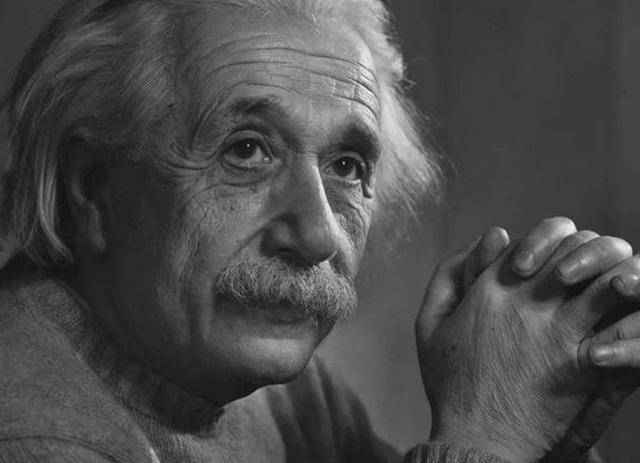
#> input picture work_1/think.jpg, 640 x 463 px, found by its file name
$ python point.py
#> lines starting #> are read from the running program, lines starting #| are printed output that depends on the picture
import cv2
import matplotlib.pyplot as plt
import numpy as np
from math import log10
img=cv2.imread('work_1/think.jpg',0)
#> img is the input picture: shape (463, 640); min 5, max 244, mean 74.2
plt.rcParams['font.sans-serif']=['SimHei']
plt.rcParams['axes.unicode_minus']=False

height=img.shape[0]
#> height = 463
width=img.shape[1]
#> width = 640

result=np.zeros((height,width),np.uint8)
result1=np.zeros((height,width),np.uint8)

for i in range(height):
    for j in range(width):
        gray=-(img[i,j])+255
        result[i,j]=np.uint8(gray)
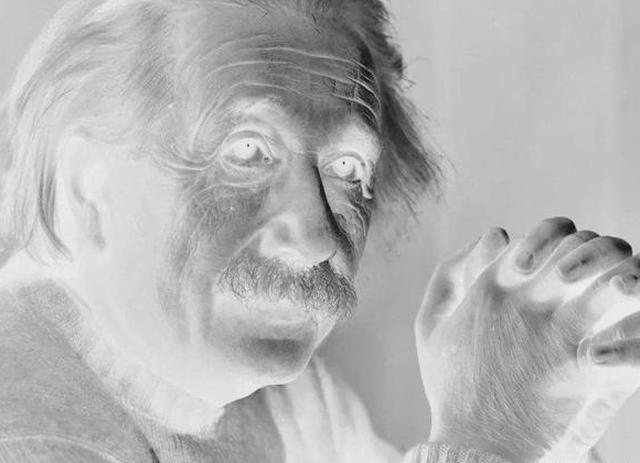
#> result: shape (463, 640); min 11, max 250, mean 180.8
img1=result

for i in range(height):
    for j in range(width):
        if (img[i,j])+150>255:
            gray=255
        else:
            gray=(img[i,j])+150
        result1[i,j]=np.uint8(gray)
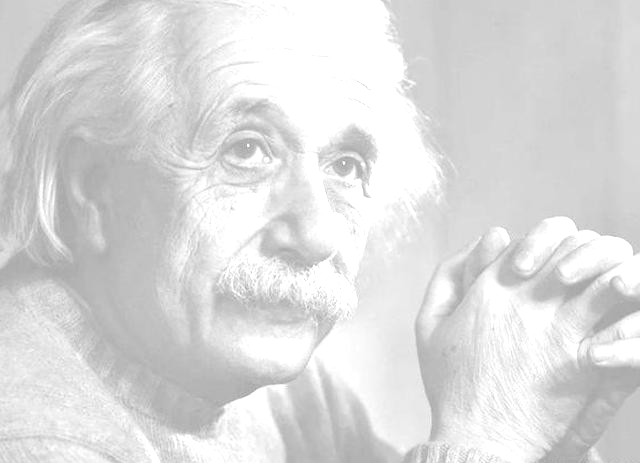
#> result1: shape (463, 640); min 155, max 255, mean 219.3
img2=result1

img=np.double(img)
result=img**0.5
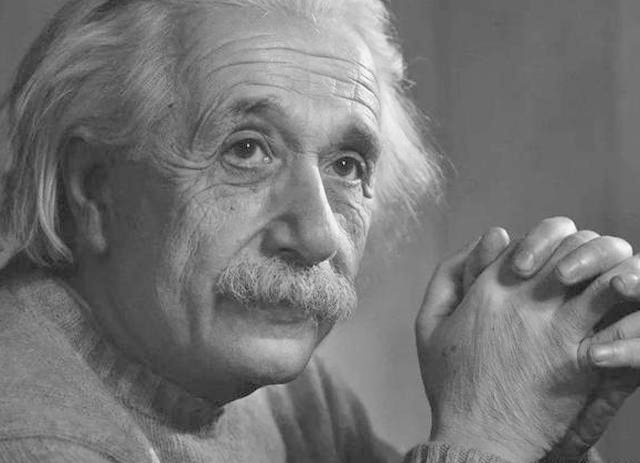
#> result: shape (463, 640) float64; min 2.24, max 15.62, mean 8.4; drawn with min black and max white
result=np.uint8(result*255/np.max(result))
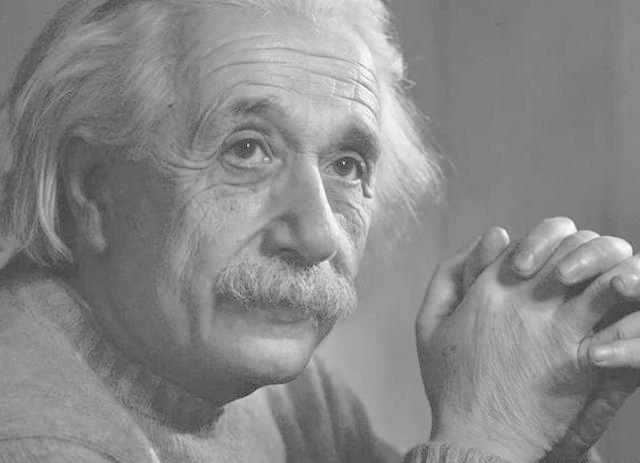
#> result: shape (463, 640); min 36, max 255, mean 136.7
img3=result

img=np.double(img)
result=np.log10(img+1)
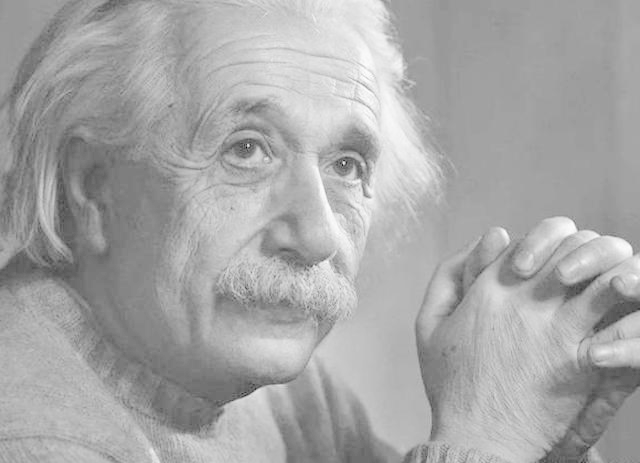
#> result: shape (463, 640) float64; min 0.778, max 2.39, mean 1.83; drawn with min black and max white
result=np.uint8(result*255/np.max(result))
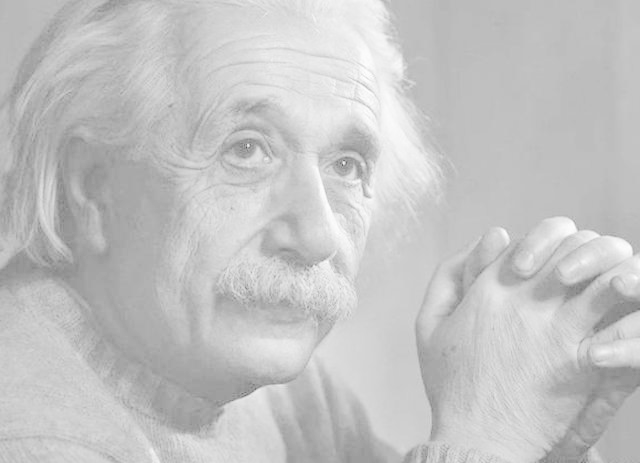
#> result: shape (463, 640); min 83, max 255, mean 195.4
img4=result

def PL(img,x1,x2,y1,y2):
#> called with x1 = 100, x2 = 160, y1 = 30, y2 = 200
    lut=np.zeros(256)
    for i in range(256):
        if i<x1:
            lut[i]=(y1/x1)*i
        elif i<x2:
            lut[i]=((y2-y1)/(x2-x1))*(i-x1)+y1
        else:
            lut[i]=((y2-255.0)/(x2-255.0))*(i-255.0)+255.0
    result=cv2.LUT(img,lut)
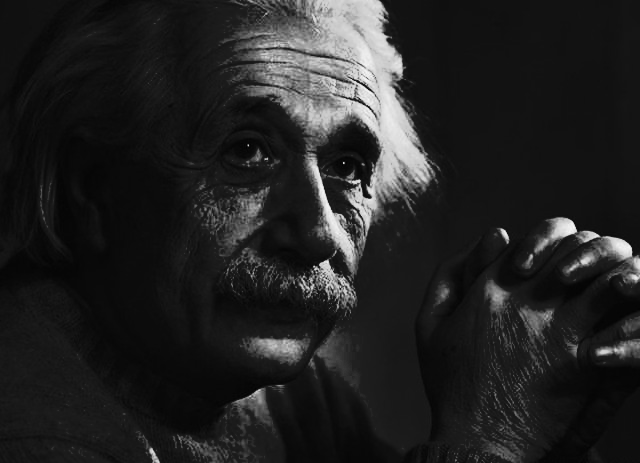
#> result: shape (463, 640) float64; min 1.5, max 248.6, mean 35.1
    result=np.uint8(result+0.5)
    return result

plt.figure(num="结果")
titles=["原图",'a=-1,b=0','b=150,a=1','r=0.5','log',"分段线性"]
img=cv2.imread('work_1/think.jpg',cv2.IMREAD_GRAYSCALE)
img_x1=100
img_x2=160
img_y1=30
img_y2=200
img5=PL(img,img_x1,img_x2,img_y1,img_y2)
images=[img,img1,img2,img3,img4,img5]
for i in range(6):
    plt.subplot(2,3,i+1),plt.imshow(images[i],"gray")
    plt.title(titles[i])
    plt.xticks([]),plt.yticks([])
plt.show()
